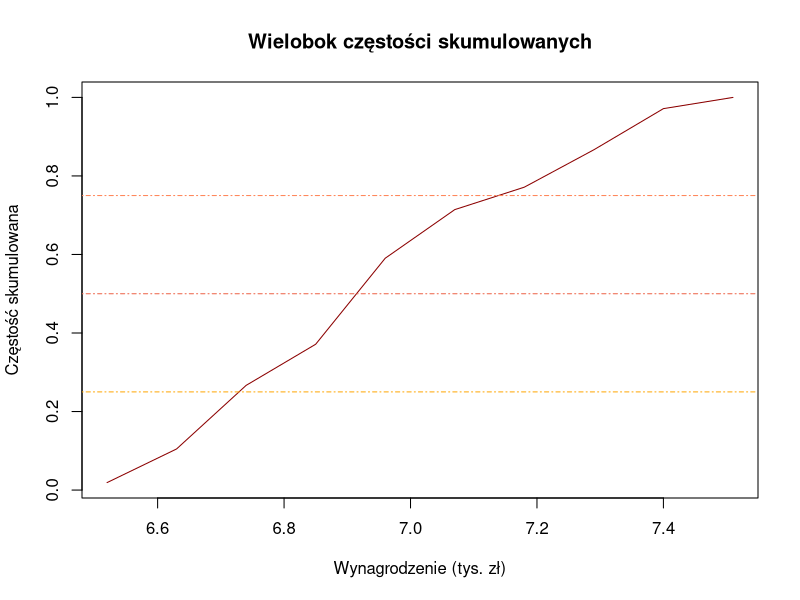

Write the R code that produced this figure. (Note: this script raises an error after producing the figure.)

dane=c(6.47,6.47,6.60,6.60,6.62,6.62,6.63,6.63,6.65,6.66,
       6.68,6.69,6.70,6.70,6.71,6.71,6.71,6.73,6.73,6.74,
       6.74, 6.75, 6.75, 6.75, 6.77, 6.78, 6.79, 6.79, 6.80, 6.81,
       6.81, 6.81, 6.82, 6.82, 6.84, 6.85, 6.86, 6.86, 6.88, 6.91,
       6.91, 6.91, 6.91, 6.91, 6.92, 6.94, 6.94, 6.94, 6.94, 6.94,
       6.94, 6.95, 6.95, 6.95, 6.96, 6.96, 6.97, 6.98, 7.00, 7.00,
       7.01, 7.01, 7.02, 7.03, 7.04, 7.04, 7.05, 7.06, 7.09, 7.09,
       7.09, 7.10, 7.10, 7.12, 7.12, 7.14, 7.16, 7.17, 7.18, 7.18,
       7.18, 7.24, 7.26, 7.27, 7.29, 7.29, 7.29, 7.29, 7.32, 7.33,
       7.34, 7.35, 7.35, 7.35, 7.36, 7.39, 7.39, 7.40, 7.40, 7.41,
       7.41, 7.44, 7.46, 7.48, 7.53)

#ZADANIE 1 - interpretacja z poprzedniego
#a
quantile(dane)
#  0%  25%  50%  75% 100% 
# 6.47 6.79 6.95 7.18 7.53 

#b
quantile(dane, probs=c(.20, .50, .80))
#  20%   50%   80% 
#6.748 6.950 7.274 

#c
quantile(dane, probs=c(.13, .87))
#   13%    87% 
#  6.7052 7.3448 

#d
quantile(dane, probs=c(2/3, 0.072, 0.974))
#  20%   50%   80% 
#6.748 6.950 7.274 

#ZADANIE 2
#DUŻE!!!
n=length(dane)
round(sqrt(n)) 
k=10
a=0.01 #to alfa
mi=min(dane)
ma=max(dane)
R=ma-mi
#dlugość przedziału
b=ceiling((R+a/2)/(k*a))*a
b
mi-a/2+k*b #oh, nie wiem co to
#wektor krańca przedziałów
kr=mi-a/2+b*c(0:k)
kr

#HISTOGRAM
h=hist(dane, breaks=kr, plot=F)
#SZEREG ROZDZIELCZY
przedział=1:k
lewy_kr=kr[1:k]
prawy_kr=kr[2:(k+1)]
lewy_kr
prawy_kr

#liczebność
liczność_klasy=h$counts

skumulowana=cumsum(h$counts)/n

wspolrzedna_x <- (head(kr, -1) + tail(kr, -1)) / 2
cumulative_freq_table <- data.frame(wspolrzedna_x, skumulowana)
cumulative_freq_table

wielobok=plot(cumulative_freq_table$wspolrzedna_x, cumulative_freq_table$skumulowana, 
     type = "l", col = "red4", xlab = "Wynagrodzenie (tys. zł)", ylab = "Częstość skumulowana",
     main = "Wielobok częstości skumulowanych")
abline(h = c(0.25, 0.5, 0.75), col = c("orange", "coral2", "coral"), lty = 4)  # Linie dla Q1, Q2, Q3
czestoscwartosci=round(liczność_klasy/n,3)

Szereg_rozdzielczy=as.data.frame(cbind(przedział,lewy_kr,prawy_kr,liczebność, czestoscwartosci))
Szereg_rozdzielczy




write.csv(Szereg_rozdzielczy_duze, "szereg_rozdzielczy.csv", row.names = FALSE, fileEncoding = "UTF-8")




